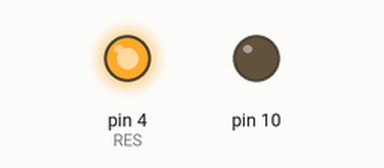
This sketch was run on a simulated Arduino Uno, built with avr-gcc and run on an emulated ATmega328P. On the bench: output pins drawn as LEDs (lit = HIGH). Pins used as bus, display or sensor lines are not drawn.

Above: at 0.1 s.
Timing chart, 0 to 1.6 s (numbered marks = the images above):
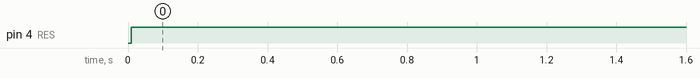

The sketch:

D13-12864-SPI.ino
```cpp
/**
 * Example that works on a D13-12864-SPI type OLED. Tested on a cheap crappy OLED module that has no CS pin.
 *
 * Implementation updates screen in background implemented by SPI interrupts.
 */
#include <avr/io.h>
#include <avr/interrupt.h>
#include <util/delay.h>

/// In-memory monochrome pixel draw library
#include <rizsi_DRAW.h>

/// Reset line of OLED module
#define RES 4
/// Data/Command select line of OLED module
#define DC 3

/// Storage of a single frame 128x64 pixels 1 bit/pixel
static uint8_t frame[1024];

static bool flipY=true;
static bool flipX=true;

/// State machine state of screen update
static volatile uint8_t st=0;
/// Current byte within the current page
static uint8_t byteIndex=0;
/// Current page
static uint8_t pageIndex=0;
/// Current byte index to send from the framebuffer
static uint16_t OLEDindex=0;

inline static void SPIsend(uint8_t d)
{
  SPDR = d;
}

ISR (SPI_STC_vect)
{
  switch(st)
  {
    case 0:
      SPIsend(0x00);
      st++;
      break;
    case 1:
      SPIsend(0x10);
      st++;
      break;
    case 2:
      digitalWrite(DC, LOW);
      SPIsend(0xB0|pageIndex);
      st++;
      break;
    case 3:
      digitalWrite(DC, HIGH);
      SPIsend(0);
      st++;
      break;
    case 4:
      SPIsend(0);
      st++;
      break;
    case 5:
      SPIsend(frame[OLEDindex]);
      OLEDindex+=flipX?((uint16_t)0xFFFF):((uint16_t)1);
      byteIndex++;
      if(byteIndex>127)
      {
        byteIndex=0;
        pageIndex++;
        if(pageIndex>7)
        {
               st=100;
        }else
        {
          st++;
          if(flipX)
          {
            OLEDindex+=256;
          }
        }
      }
      break;
    case 6:
      SPIsend(0);
      st++;
      break;
    case 7:
      SPIsend(0);
      st=2;
      break;
    case 100:
      digitalWrite(DC, LOW);
      if(flipY)
      {
        SPIsend(0xC8);  // vertical flip ON
      }else
      {
        SPIsend(0xC0);  // vertical flip OFF
      }
      st++;
      break;
    case 101:
     SPIsend(0xA4);  // All pixels from GRAM
      st++;
      break;
    case 102:
      SPIsend(0xA6);  // no invert
      st++;
      break;
    case 103:
      SPIsend(0xAF);  // TURN on
      st=127;
      break;
    case 127:
      break;
  }
}

void setup() {
  // put your setup code here, to run once:
  Serial.begin(9600);
  DDRB |= (1<<2)|(1<<3)|(1<<5);    // SCK, MOSI and SS as outputs
  DDRB &= ~(1<<4);                 // MISO as input

  // MAx freq: 400kHz
  SPCR |= (1<<MSTR);               // Set as Master
  // if divider is 4 if not set up: about 100FPS is achieved and it works even though it is much higher than specification
  SPCR |= (1<<SPR0)|(1<<SPR1);     // divided clock by 128 -> 125kHz: within specification about 10FPS
  SPCR |= (1<<SPIE);               // Enable SPI Interrupt
  SPCR |= (1<<SPE);                // Enable SPI

  pinMode(RES, OUTPUT);
  pinMode(DC, OUTPUT);
  digitalWrite(RES, LOW);
  digitalWrite(DC, LOW);
  RD_init(frame);
}
static int32_t counter=0;
void loop() {
  // Draw the screen in memory
  RD_clearScreen();
  RD_STRING("AAA\nalma\nkorte\nszilva---------\n");
  RD_drawNumber(counter, 10);
  digitalWrite(RES, HIGH);

  // Setup state machine intial states
  st=0;
  byteIndex=0;
  pageIndex=0;
  OLEDindex=flipX?127:0;
  SPI_STC_vect(); // Start ISR to trigger the state machine

  while(st!=127); // Wait until screen was refreshed (In a real program we do useful stuff here)
  counter++;
}
```

Measured:
- by itself, pin 4 (RES): LOW → HIGH at 0.01 s
